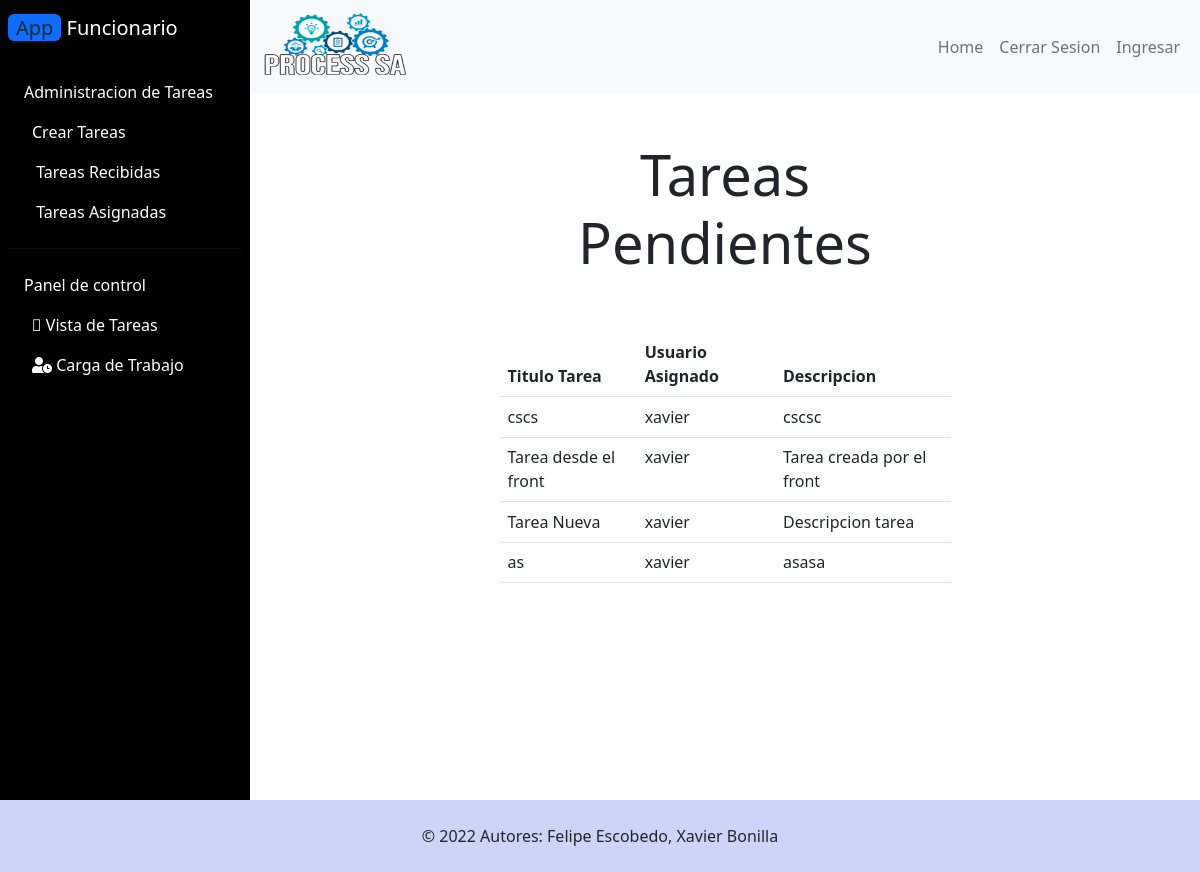
Page /tasks/ (signed in) on the committed database.
### gestor/models.py (models this page shows, shortened)
class Task(models.Model):
    title = models.CharField(max_length=100)
    description = models.TextField(blank=True)
    created = models.DateTimeField(auto_now_add=True)
    datecompleted = models.DateTimeField(null=True, blank=True)
    important = models.BooleanField(default=False)
    user = models.ForeignKey(User, on_delete=models.CASCADE)

### gestor/views.py (the view)
# urls.py: path('tasks/', views.tasks, name='tasks'),
@login_required
def tasks(request):
    tasks = Task.objects.filter(user=request.user, datecompleted__isnull=True)
    return render(request, 'tasks.html', {'tasks' : tasks})

### gestor/templates/tasks.html (shortened to what this page needs)
{% extends 'f_base.html' %}
{% block func %}
<main class="container">
    <div class="row">
        <div class="col-md-6 offset-md-3">
            <h1 class="text-center display-4 py-5">Tareas Pendientes</h1>
            <table class="table">
            <thead>
                <tr>
                    <th scope="col">Titulo Tarea</th>
                    <th scope="col">Usuario Asignado</th>
                    <th scope="col">Descripcion</th>
                </tr>
            </thead>
            {% for task in tasks %}
                <tbody>
                    <tr>
                    <td>{{task.title}}</td>
                    <td>{{task.user.username}}</td>
                    <td>{{task.description}}</td>
                    </tr>
                </tbody>
            {% endfor %}
            </table>
        </div>
    </div>
</main>
{% endblock %}

### gestor/templates/f_base.html (shortened to what this page needs)
{% load static %}
<!doctype html>
<html lang="en">
  <head>
    <link rel="stylesheet" type="text/css" href="{%static 'css/styles.css'%}">
    <link rel="stylesheet"   href="https://cdnjs.cloudflare.com/ajax/libs/malihu-custom-scrollbar-plugin/3.1.  5/jquery.mCustomScrollbar.min.css">
    <link rel="stylesheet" href="http://pro.fontawesome.com/releases/v5.10.0/css/all.css"/>
    <link href="https://cdn.jsdelivr.net/npm/bootstrap@5.2.3/dist/css/bootstrap.min.css" rel="stylesheet">
  </head>
  <body>
    <div class="main-container d-flex">
      <div class="sidebar" id="side_nav">
        <div class="header-box px-2 pt-3 pb-4 d-flex justify-content-between">
          <h1 class="fs-5"><span class="bg-primary text-dark rounded shadow px-2 me-0">App</span> <span class="text-white">Funcionario</span></h1>
        </div>
        <ul class="list-unstyled px-2">
          <a  class="text-decoration-none px-3 py-2 d-block text-decoration-none text-white"> Administracion de Tareas</a>
          <li class=""><a href="{% url 'f_crearTa' %}" class="text-decoration-none px-4 py-2 d-block">Crear Tareas</a></li>
          <li class=""><a href="{% url 'f_home' %}" class="text-decoration-none px-4 py-2 d-block"> Tareas Recibidas</a></li>
          <li class=""><a href="{% url 'f_tareasig' %}" class="text-decoration-none px-4 py-2 d-block"></i> Tareas Asignadas</a></li>
        </ul>
        <hr class="h-color mx-2">
        <ul class="list-unstyled px-2">
          <a  class="text-decoration-none px-3 py-2 d-block text-decoration-none text-white"> Panel de control</a>
          <li class=""><a href="{% url 'f_vista' %}" class="text-decoration-none px-4 py-2 d-block"><i class="fad fa-eye"></i> Vista de Tareas</a></li>
          <li class=""><a href="{% url 'f_carga' %}" class="text-decoration-none px-4 py-2 d-block"><i class="fas fa-user-clock"></i> Carga de Trabajo</a></li>
        </ul>
      </div>
      <div class="content">
        <nav class="navbar navbar-expand-md navbar-light bg-light">
          <div class="container-fluid">
          <div class="collapse navbar-collapse justify-content-end" id="navbarSupportedContent">
            <div id="logoContainer">
              <img src="{% static 'img/processLogo.png' %}" alt="" id="procesLogo">
            </div>
            <ul class="navbar-nav  mb-2 mb-lg-0">
                <li class="nav-item">
                  <a href="{% url 'a_home' %}" class="nav-link">Home</a>
                </li>
                <li class="nav-item">
                  <a href="{% url 'logout' %}" class="nav-link">
                  Cerrar Sesion
                  </a>
                </li>
                <li class="nav-item">
                  <a href="{% url 'signin' %}" class="nav-link">Ingresar</a>
                </li>
            </ul>
          </div>
        </nav>
        {% block func %}
        {% endblock %}
      </div>
    </div>
     <footer class="wg-dark text-center text-lg-start ">
      <div class="text-center p-4" style="background-color: rgba(12, 36, 218, 0.2) " color:black;>
        © 2022 Autores: Felipe Escobedo, Xavier Bonilla
      </div>
     </footer>
  </body>
</html>

### gestor/static/css/styles.css (style rules this page uses)
body { background: #eee; }
#side_nav { background: #000; min-width: 250px; max-width: 250px; transition: all 0.4s; }
.content { min-height: 100vh; width: 100%; }
hr.h-color { background: #eee; }
.sidebar li a { color: #fff; }
#procesLogo { width: 100%; height: auto; }
#logoContainer { width: 96%; max-width: 150px; margin-right: auto; display: block; }

### rows in the picture
Task: title "cscs", user.username "xavier", description "cscsc"
Task: title "Tarea desde el front", user.username "xavier", description "Tarea creada por el front"
Task: title "Tarea Nueva", user.username "xavier", description "Descripcion tarea"
Task: title "as", user.username "xavier", description "asasa"
